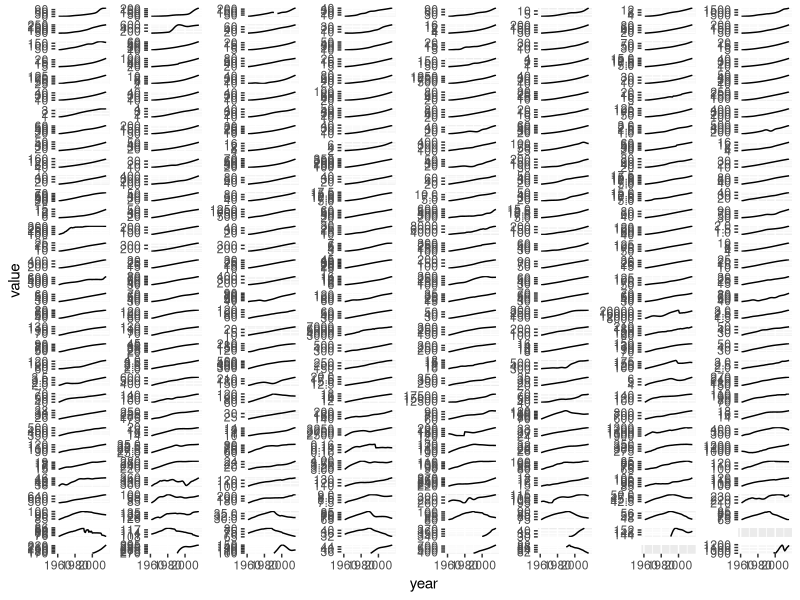

Write the R code that produced this figure.
# 4/30/18
# studying population density
# starting with data from the world bank (https://data.worldbank.org/indicator/EN.POP.DNST?end=2016&locations=NL-GB-BD-ES-RU-AU&start=1961&view=map)

library(ggplot2)
library(reshape)

base <- read.csv("country_densities.csv", skip = 3)
base2 <- melt(base, id = c("Country.Name", "Country.Code", "Indicator.Name", "Indicator.Code"))
base2$variable <- as.numeric(substr(base2$variable, 2, 5))
colnames(base2)[5] <- "year"

rdr <- merge(data.frame(base2[base2$year %in% 1961, c(2, 6)]),
             data.frame(base2[base2$year %in% 2016, c(2, 6)]),
                        by = "Country.Code")
rdr$dff <- (rdr[,3]-rdr[,2])/rdr[,2]
rdr <- rdr[order(-rdr$dff),]

base2$Country.Code <- factor(base2$Country.Code, ordered = T, levels = rdr$Country.Code)

a <- ggplot(base2, aes(x = year, y = value)) + 
  geom_line() + 
  theme(strip.background = element_blank(),
        strip.text.x = element_blank()) +
  facet_wrap(~Country.Code,
             ncol = 8,
             scales = "free_y")
# a

png("/var/www/html/FileShare/ppdns/pops1.png", width = 1000, height = 1000)
plot(a)
dev.off()

# testing testing
